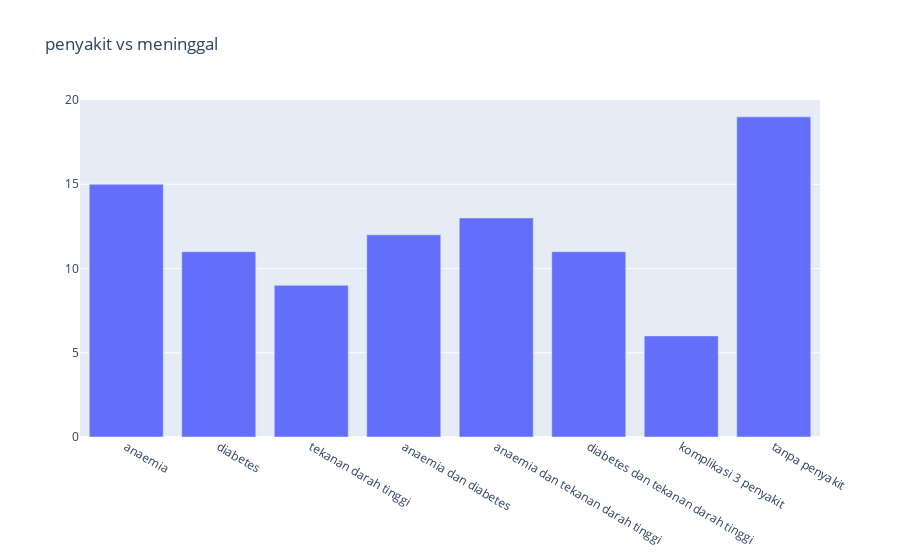

The code cell stored with this chart in its notebook:
### Code cell
penyakit = ['anaemia', 'diabetes', 'tekanan darah tinggi', 'anaemia dan diabetes', 'anaemia dan tekanan darah tinggi', 'diabetes dan tekanan darah tinggi', 'komplikasi 3 penyakit', 'tanpa penyakit']

fig = go.Figure()
fig.add_trace(go.Bar(
    x= penyakit,
    y=[anaemia.shape[0], diabetes.shape[0], hbp.shape[0], anaemia_and_diabetes.shape[0], anaemia_and_hbp.shape[0], diabetes_and_hbp.shape[0], death_with_diseases.shape[0], death_with_no_diseases.shape[0]]
))

fig.update_layout(barmode='group', title='penyakit vs meninggal')
fig.show()

### Figure 1 — Plotly figure (JSON) as saved in the notebook; plotly's stock layout.template omitted (floating-point values rounded to 4 significant figures)
{"data": [{"type": "bar", "x": ["anaemia", "diabetes", "tekanan darah tinggi", "anaemia dan diabetes", "anaemia dan tekanan darah tinggi", "diabetes dan tekanan darah tinggi", "komplikasi 3 penyakit", "tanpa penyakit"], "y": [15, 11, 9, 12, 13, 11, 6, 19]}], "layout": {"barmode": "group", "title": {"text": "penyakit vs meninggal"}}}
